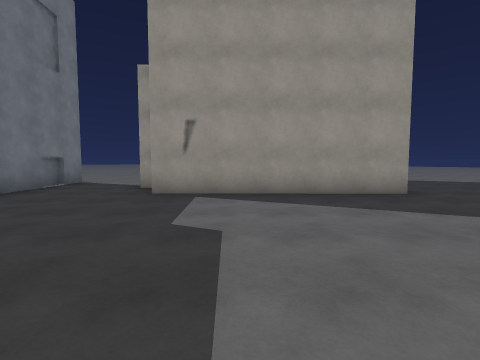
view 1 (above)

24 first-person views from a walk through a Unity game level. The camera is 1.3 m above the floor, tilts 4° down and sees 85° across. The floor is counted in squares, 2 m on a side. Each view is taken from the middle of a square. On the plan, view 1 faces up. The plan holds only what a view shows up to about 9 squares ahead; the rest is blank. The place goes on beyond the plan. The player is left out. Surface patterns are stand-ins for the level's own textures.

view 2
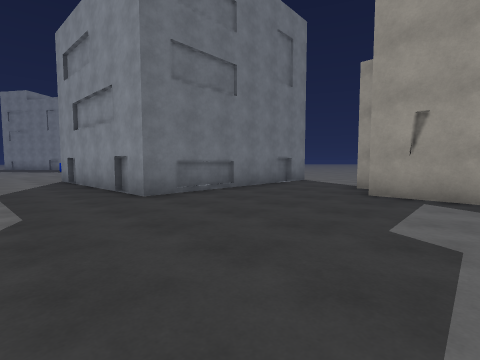

view 3
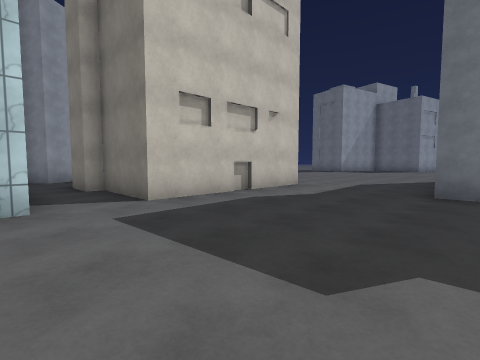

view 4
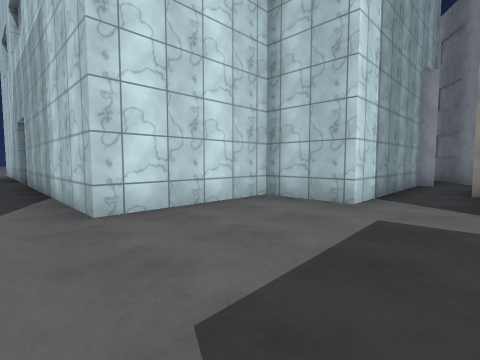

view 5
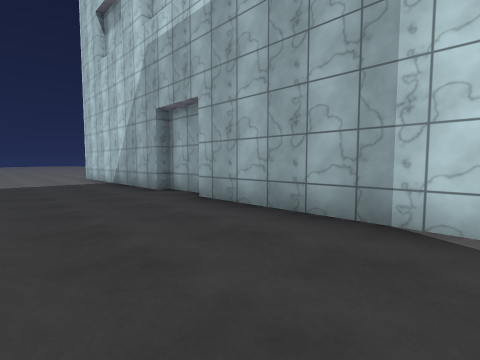

view 6
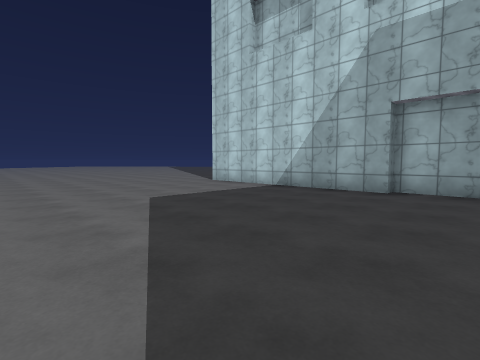

view 7
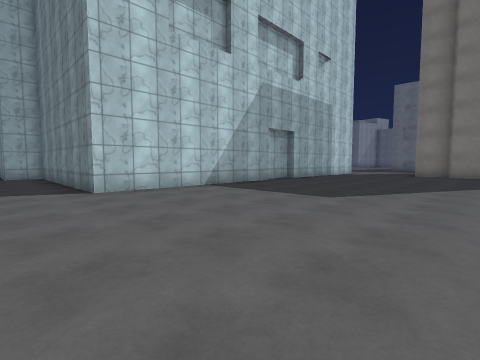

view 8
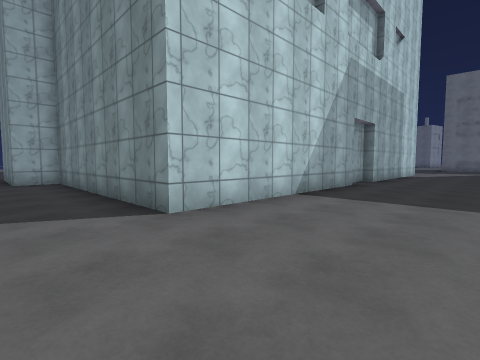

view 9
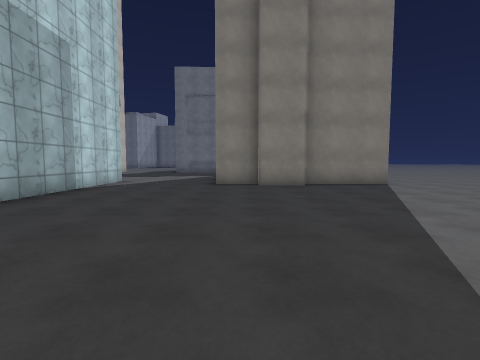

view 10
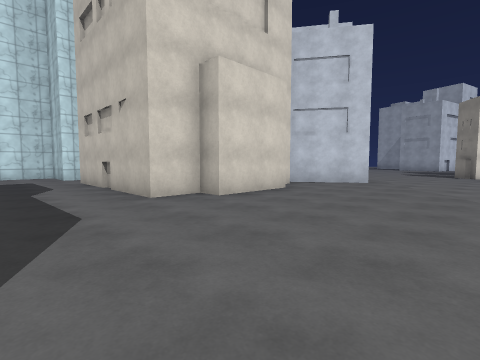

view 11
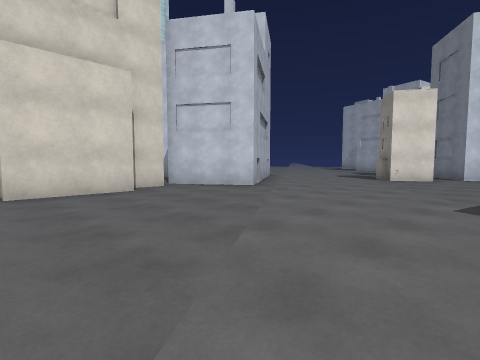

view 12
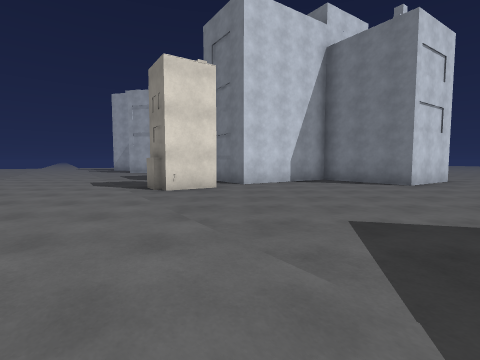

view 13
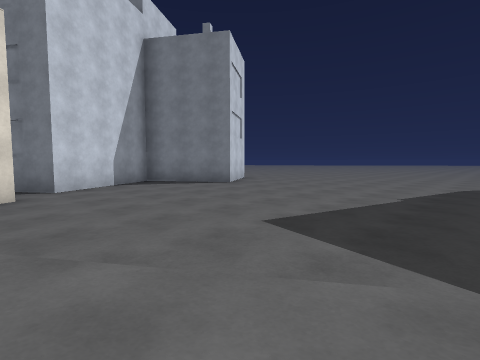

view 14
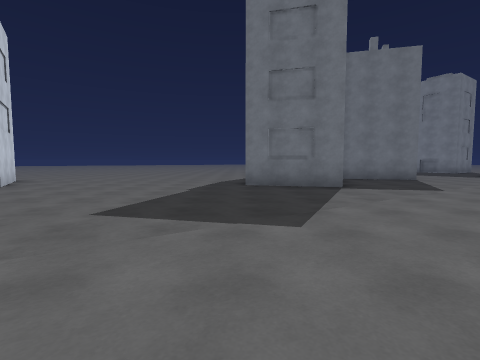

view 15
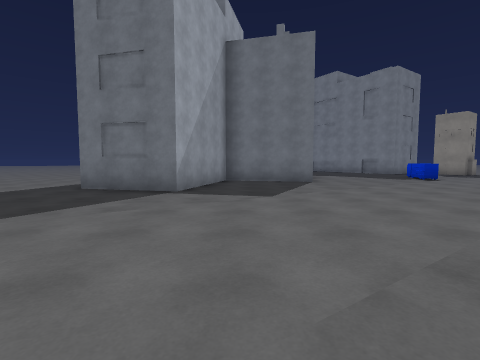

view 16
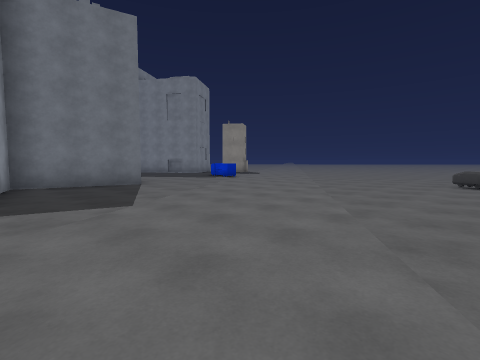

view 17
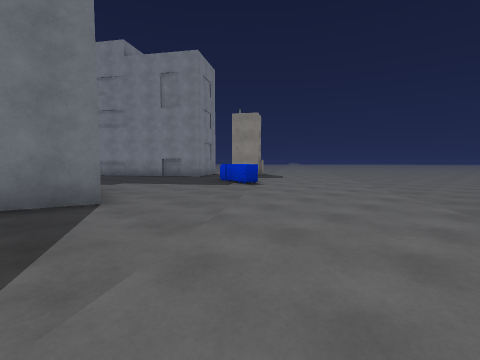

view 18
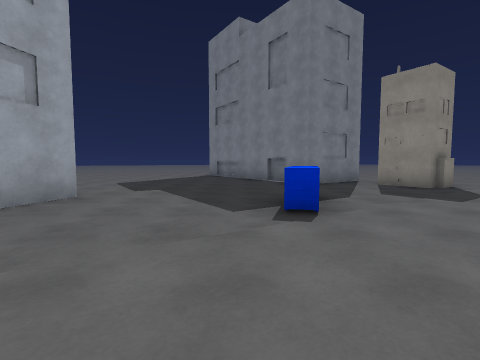

view 19
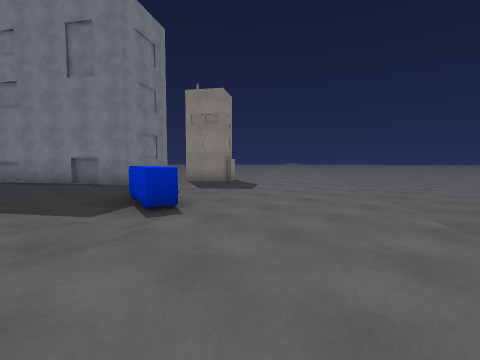

view 20
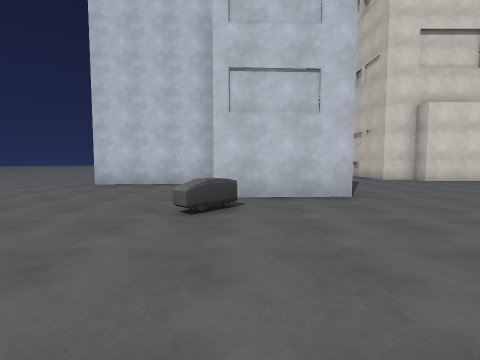

view 21
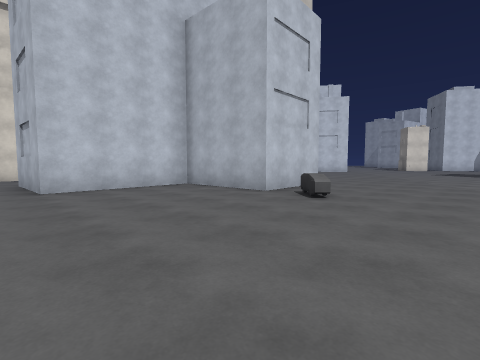

view 22
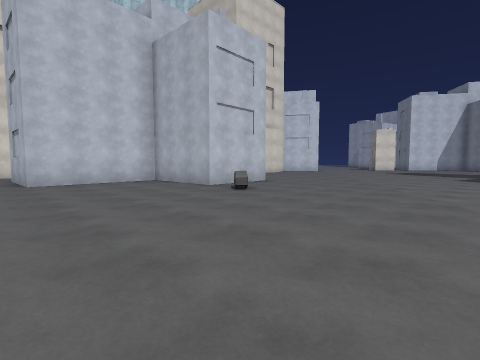

view 23
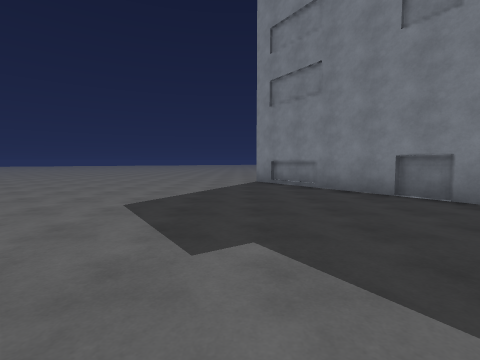

view 24
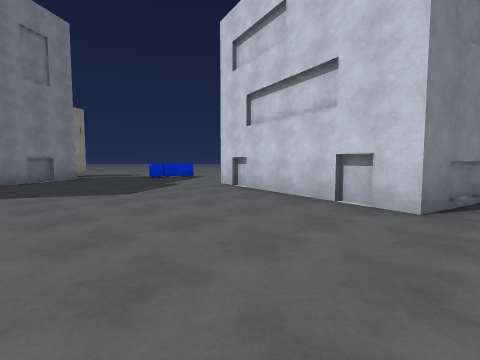

### Floor plan
Key: @ floor where view 1 was taken; # wall or solid block; . floor; = window, fence, low wall or low ledge; ^ raised ledge; B building.
Columns run from 27 left of view 1 to 17 right of it. Each row starts with its distance up from view 1.
  9     ....................      #.....
  8     B...............###..#    #..............
  7   ###...............# B..#    #..............
  6   ##................###...    #..............
  5  ###...........=....###.....B................
  4 ##B...^^.......==#### #......................
  3 #................###  #......................
  2 .................######.......######.######..
  1 ..............................#    ###    #..
  0 ...........................@..#           #..
 -1 ......B #.............##B##.###           #..
 -2 ......###.............#   #.#             #..
 -3 ......###............##   #.#             #..
 -4 .....## ###..........##   #.#             #..
 -5 .....###  ##..........#   #.#             ##
 -6  ......#   #..........#   ..               #
 -7         .............##   ##               #
 -8       ..............##     ##
 -9       ...............#     B
-10        ..............
-11         ..............
-12          .........B....
-13          ........##....
-14          .###..##. .....
-15             #.#### .....
-16             ### B

Positions as (right, up) in squares from view 1, and headings:
1: (0, 0), facing up
2: (0, 0), facing up-left
3: (1, 3), facing down-left
4: (-1, 3), facing down-right
5: (4, 5), facing down-right
6: (8, 8), facing down-right
7: (17, 8), facing down-left
8: (17, 5), facing down-left
9: (11, 6), facing left
10: (-10, 1), facing down-right
11: (-12, -2), facing down-right
12: (-11, -6), facing down
13: (-10, -7), facing down-left
14: (-9, -7), facing left
15: (-10, -3), facing left
16: (-11, -4), facing up-left
17: (-14, -2), facing up-left
18: (-16, 3), facing left
19: (-16, 2), facing up-left
20: (-15, 4), facing right
21: (-14, 9), facing down-right
22: (-16, 9), facing down-right
23: (-20, 1), facing left
24: (-26, -6), facing up-right
